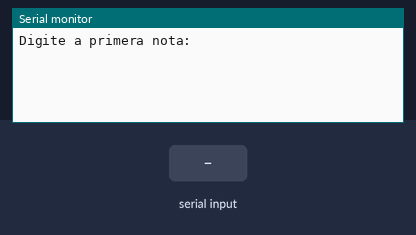
Bench run of a sketch on a simulated Arduino Uno, built with avr-gcc and run on an emulated ATmega328P. Parts: the last lines printed to the serial monitor. The inputs (shaded band) are chosen by the test bench.

Above: at 1.2 s.
1.3 s: "90,45,200\n" received over Serial
At 2.6 s:
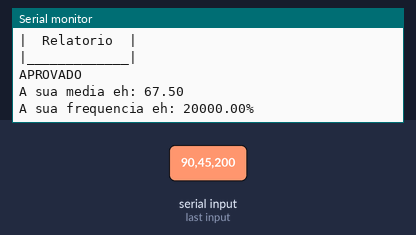
At 8.4 s:
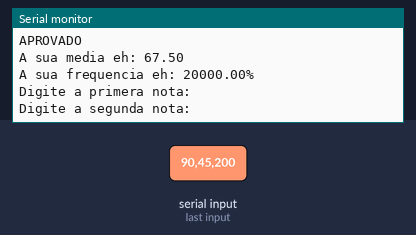

The sketch:

Corre__o_m_dia_e_frequ_ncia_do_aluno.ino
```cpp
/* Enunciado: Avaliação de Desempenho Escolar
Você foi contratado para criar um sistema que analisa a situação de um aluno com base em suas notas e frequência.

Regras:
Calcule a média entre duas notas.
Verifique se o aluno foi aprovado:
Aprovado se média é MAIR OU IGUAL A 6 e SE A frequênciaÉ MAIOR OU IGUAL 75%.
Caso contrário, exiba se foi reprovado por nota, por frequência ou por ambos.
Se a média for exatamente 10, exiba: "Parabéns! Nota máxima!*/

//variáveis
float nota1 = 0;
float nota2 = 0;
float media = 0;
float frequencia = 0;

void setup()
{
  Serial.begin(9600);
}

void loop()
{
  // Entrada
  Serial.println("Digite a primera nota: " );
  while(!Serial.available ());
  nota1 = Serial.parseFloat();

  Serial.println("Digite a segunda nota: ");
  while(!Serial.available ());
  nota2 = Serial.parseFloat();

  Serial.println("Digite a frequencia (obs: 1 = 100%)");
  while(!Serial.available());
  frequencia = Serial.parseFloat();


  //Processamento
  media = (nota1 + nota2) / 2;
  frequencia = frequencia * 100;

  Serial.println();
  // Saída


   Serial.println();
  Serial.println (" ____________ _");
  Serial.println ("|             |");
  Serial.println ("|  Relatorio  |");
  Serial.println ("|_____________|");
  Serial.println ();


  if(media == 10)
  {
    Serial.println("Parabens Nota maxima");
    Serial.println("A  sua media eh: " + String(media));
    Serial.println("A sua frequencia eh: " + String(frequencia) + "%");
  }
  else if(media > 6 && frequencia > 0.75)
  {
  	Serial.println("APROVADO");
    Serial.println("A sua media eh: " + String(media));
    Serial.println("A sua frequencia eh: " + String(frequencia) + "%");
  }
  else if(media < 6 && frequencia > 0.75)
  {
  	Serial.println("REPROVADO por nota");
    Serial.println("A sua media eh: " + String(media));
    Serial.println("A sua frequencia eh: " + String(frequencia) + "%");
  }
  else if(media < 6 && frequencia > 0.75)
  {
  	Serial.println("REPROVADO por nota");
    Serial.println("A sua media eh: " + String(media));
    Serial.println("A sua frequencia eh: " + String(frequencia) + "%");
  }
  else if(media > 6 && frequencia < 0.75)
  {
  	Serial.println("REPROVADO por frequencia");
    Serial.println("A sua media eh: " + String(media));
    Serial.print("A sua frequencia eh: " + String(frequencia) + "%");
  }
  else if(media < 6 && frequencia < 0.75)
  {
  	Serial.println("REPROVADO por nota e frequencia");
    Serial.println("A sua media eh: " + String(media));
    Serial.println("A sua frequencia eh: " + String(frequencia) + "%");
  }


  Serial.println();
  delay(5000);
}
```

Measured:
- after the input at 1.3 s, the serial monitor: prints a new line at once (image 1)
